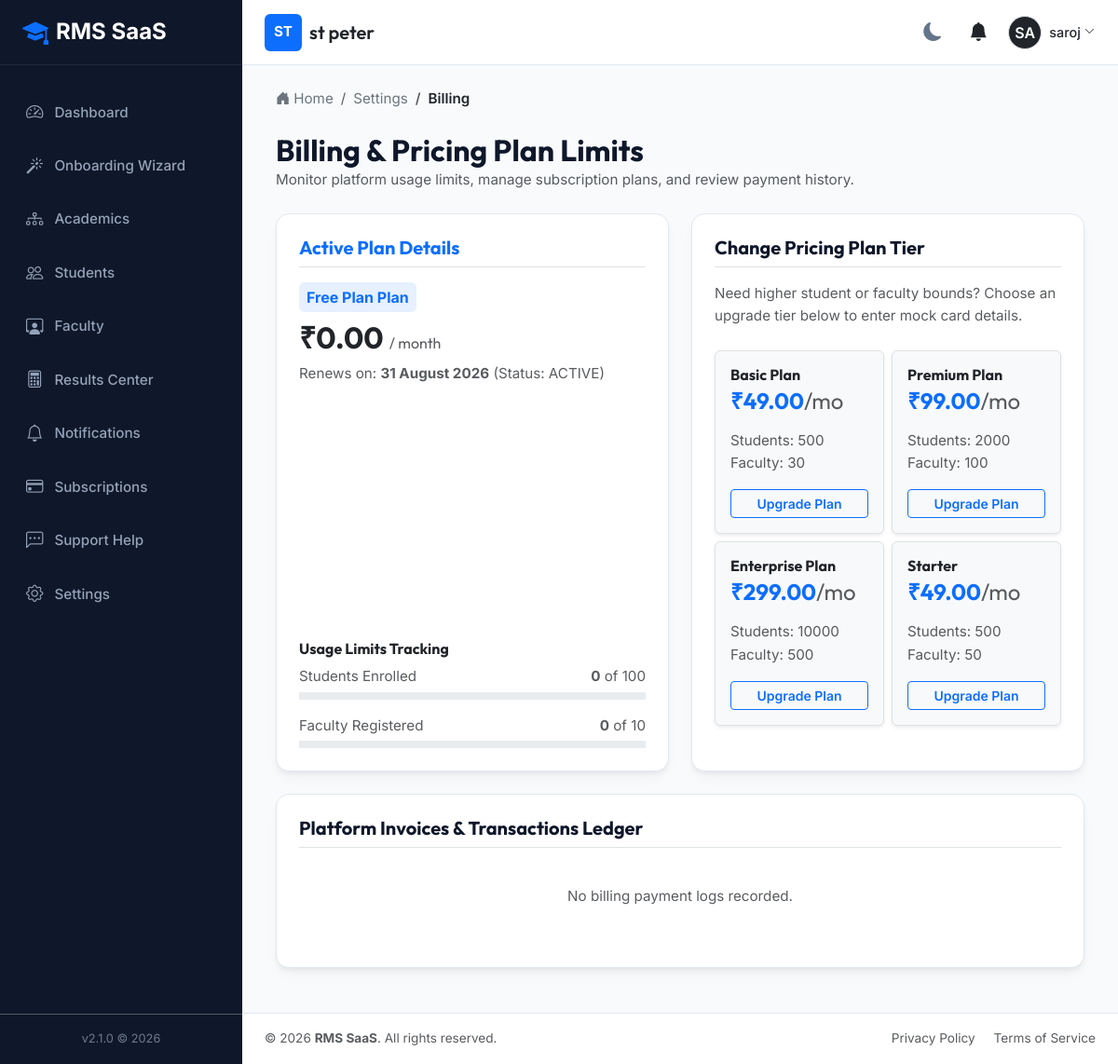
/billing/ (signed in), run on the app's committed database.
### tenants/models.py (models this page shows, shortened)
class Institution(models.Model):
    name = models.CharField(max_length=255)
    slug = models.SlugField(max_length=255, unique=True)
    contact_email = models.EmailField()
    contact_phone = models.CharField(max_length=20, blank=True, null=True)
    address = models.TextField(blank=True, null=True)
    logo = models.ImageField(upload_to='institution_logos/', blank=True, null=True)
    is_active = models.BooleanField(default=True)
    created_at = models.DateTimeField(auto_now_add=True)
    updated_at = models.DateTimeField(auto_now=True)

### accounts/models.py (models this page shows, shortened)
class User(AbstractUser):
    class Role(models.TextChoices):
        SUPER_ADMIN = 'SUPER_ADMIN', 'Super Admin'
        INSTITUTION_OWNER = 'INSTITUTION_OWNER', 'Institution Owner'
        INSTITUTION_ADMIN = 'INSTITUTION_ADMIN', 'Institution Admin'
        EXAM_CONTROLLER = 'EXAM_CONTROLLER', 'Examination Controller'
        HOD = 'HOD', 'Head of Department'
        FACULTY = 'FACULTY', 'Faculty'
        STUDENT = 'STUDENT', 'Student'
    role = models.CharField(max_length=30, choices=Role.choices, default=Role.STUDENT)
    institution = models.ForeignKey(
        'tenants.Institution',
        on_delete=models.SET_NULL,
        null=True,
        blank=True,
        related_name='users'
    )
    phone = models.CharField(max_length=20, blank=True, null=True)
    profile_picture = models.ImageField(upload_to='profile_pics/', blank=True, null=True)
    created_at = models.DateTimeField(auto_now_add=True)
    updated_at = models.DateTimeField(auto_now=True)
    @property
    def is_super_admin(self):
        return self.role == self.Role.SUPER_ADMIN or self.is_superuser
    @property
    def is_institution_admin(self):
        return self.role in [self.Role.INSTITUTION_OWNER, self.Role.INSTITUTION_ADMIN]

### subscriptions/models.py (models this page shows, shortened)
class Subscription(TenantModel):
    class BillingCycle(models.TextChoices):
        MONTHLY = 'MONTHLY', 'Monthly'
        YEARLY = 'YEARLY', 'Yearly'
    class Status(models.TextChoices):
        TRIAL = 'TRIAL', 'Trial Mode'
        ACTIVE = 'ACTIVE', 'Active Paid'
        PAST_DUE = 'PAST_DUE', 'Past Due / Unpaid'
        CANCELED = 'CANCELED', 'Canceled'
        SUSPENDED = 'SUSPENDED', 'Suspended'
    institution = models.OneToOneField(Institution, on_delete=models.CASCADE, related_name='subscription')
    plan = models.ForeignKey(Plan, on_delete=models.PROTECT, related_name='subscriptions')
    billing_cycle = models.CharField(max_length=20, choices=BillingCycle.choices, default=BillingCycle.MONTHLY)
    status = models.CharField(max_length=20, choices=Status.choices, default=Status.TRIAL)
    start_date = models.DateField()
    end_date = models.DateField()
    next_billing_date = models.DateField()
    is_trial = models.BooleanField(default=True)
    created_at = models.DateTimeField(auto_now_add=True)
    updated_at = models.DateTimeField(auto_now=True)

class Plan(models.Model):
    name = models.CharField(max_length=100)  # e.g., Starter, Growth, Professional, Enterprise
    student_limit = models.PositiveIntegerField(default=500)
    faculty_limit = models.PositiveIntegerField(default=50)
    storage_limit_gb = models.PositiveIntegerField(default=10)
    admin_limit = models.PositiveIntegerField(default=5)
    price_monthly = models.DecimalField(max_digits=10, decimal_places=2, default=0.0)
    price_yearly = models.DecimalField(max_digits=10, decimal_places=2, default=0.0)
    features = models.JSONField(default=list, blank=True)
    is_active = models.BooleanField(default=True)
    created_at = models.DateTimeField(auto_now_add=True)
    updated_at = models.DateTimeField(auto_now=True)

### academics/views.py (the view)
    def wrapper(request, *args, **kwargs):
        if not request.user.is_authenticated:
            return redirect('login')
        if not request.user.is_super_admin and not request.user.is_institution_admin:
            messages.error(request, "Permission Denied: Admin access required.")
            return redirect('dashboard')
        return view_func(request, *args, **kwargs)

### academics/views.py (called while the page is built)
def admin_required(view_func):
    def wrapper(request, *args, **kwargs):
        if not request.user.is_authenticated:
            return redirect('login')
        if not request.user.is_super_admin and not request.user.is_institution_admin:
            messages.error(request, "Permission Denied: Admin access required.")
            return redirect('dashboard')
        return view_func(request, *args, **kwargs)
    return wrapper

### notifications/context_processors.py (called while the page is built)
def unread_notifications(request):
    if request.user.is_authenticated:
        unread_notifications = Notification.objects.filter(user=request.user, is_read=False).order_by('-created_at')
        return {
            'unread_notifications': unread_notifications,
            'unread_notifications_list': unread_notifications,
            'unread_notifications_count': unread_notifications.count()
        }
    return {}

### tenants/context_processors.py (called while the page is built)
def institution_context(request):
    context = {
        'current_institution': None,
        'institution_settings': None
    }
    if request.user.is_authenticated and not request.user.is_super_admin:
        if request.user.institution:
            context['current_institution'] = request.user.institution
            try:
                context['institution_settings'] = request.user.institution.settings
            except Exception:
                context['institution_settings'] = None
    return context

### templates/subscriptions/billing_dashboard.html (shortened to what this page needs)
{% extends "base.html" %}
{% block content %}
<div class="mb-4">
    <h2 class="font-heading fw-bold m-0">Billing & Pricing Plan Limits</h2>
    <p class="text-muted m-0">Monitor platform usage limits, manage subscription plans, and review payment history.</p>
</div>
<div class="row g-4 mb-4">
    <div class="col-lg-6">
        <div class="rms-card p-4 h-100 d-flex flex-column">
            <h5 class="fw-bold font-heading mb-3 border-bottom pb-2 text-primary">Active Plan Details</h5>
            <div class="mb-4">
                <span class="badge bg-primary bg-opacity-10 text-primary p-2 fs-6 mb-2">{{ subscription.plan.name }} Plan</span>
                <h2 class="fw-bold text-dark">₹{{ subscription.plan.price_monthly }} <small class="text-muted fs-6 fw-normal">/ month</small></h2>
                <p class="text-muted fs-7 mt-1">Renews on: <strong>{{ subscription.end_date|date:"d F Y" }}</strong> (Status: {{ subscription.status }})</p>
            </div>
            <div class="mt-auto">
                <h6 class="fw-bold text-dark mb-2">Usage Limits Tracking</h6>
                <div class="mb-3">
                    <div class="d-flex justify-content-between fs-7 mb-1 text-muted">
                        <span>Students Enrolled</span>
                        <span><strong>{{ students_count }}</strong> of {{ subscription.plan.student_limit }}</span>
                    </div>
                    <div class="progress" style="height: 8px; border-radius: var(--radius-sm);">
                    </div>
                </div>
                <div>
                    <div class="d-flex justify-content-between fs-7 mb-1 text-muted">
                        <span>Faculty Registered</span>
                        <span><strong>{{ faculty_count }}</strong> of {{ subscription.plan.faculty_limit }}</span>
                    </div>
                    <div class="progress" style="height: 8px; border-radius: var(--radius-sm);">
                    </div>
                </div>
            </div>
        </div>
    </div>
    <div class="col-lg-6">
        <div class="rms-card p-4 h-100">
            <h5 class="fw-bold font-heading mb-3 border-bottom pb-2">Change Pricing Plan Tier</h5>
            <p class="text-muted fs-7 mb-4">Need higher student or faculty bounds? Choose an upgrade tier below to enter mock card details.</p>
            <div class="row g-2">
                {% for plan in plans %}
                    {% if plan.id != subscription.plan.id %}
                    <div class="col-md-6">
                        <div class="p-3 border rounded shadow-sm bg-light h-100 d-flex flex-column">
                            <h6 class="fw-bold text-dark mb-1">{{ plan.name }}</h6>
                            <h4 class="fw-bold text-primary mb-3">₹{{ plan.price_monthly }}<span class="fs-7 text-muted fw-normal">/mo</span></h4>
                            <ul class="list-unstyled fs-7 text-muted mb-3" style="line-height: 1.6;">
                                <li>Students: {{ plan.student_limit }}</li>
                                <li>Faculty: {{ plan.faculty_limit }}</li>
                            </ul>
                            <a href="{% url 'checkout_mock' plan.id %}" class="btn btn-outline-primary btn-sm fw-semibold w-100 mt-auto">
                                Upgrade Plan
                            </a>
                        </div>
                    </div>
                    {% endif %}
                {% endfor %}
            </div>
        </div>
    </div>
</div>
<div class="rms-card p-4">
    <h5 class="fw-bold font-heading mb-3 border-bottom pb-2">Platform Invoices & Transactions Ledger</h5>
    {% if payments %}
        <div class="rms-table-responsive">
            <table class="table rms-table align-middle">
                <thead>
                    <tr>
                        <th style="width: 80px;">#</th>
                        <th>Transaction Date</th>
                        <th>Transaction ID</th>
                        <th>Paid Amount</th>
                        <th>Status</th>
                        <th style="text-align: right; width: 140px;">Invoice</th>
                    </tr>
                </thead>
                <tbody>
                    {% for pay in payments %}
                    <tr>
                        <td>{{ forloop.counter }}</td>
                        <td>{{ pay.created_at|date:"d M Y H:i" }}</td>
                        <td><span class="font-monospace text-muted fs-7">{{ pay.transaction_id }}</span></td>
                        <td><strong class="text-success">₹{{ pay.amount }}</strong></td>
                        <td>
                            <span class="badge bg-success bg-opacity-10 text-success">Successful</span>
                        </td>
                        <td style="text-align: right;">
                            <button onclick="alert('GST invoice downloaded!')" class="btn btn-outline-secondary btn-sm"><i class="bi bi-file-earmark-arrow-down"></i> GST Invoice</button>
                        </td>
                    </tr>
                    {% endfor %}
                </tbody>
            </table>
        </div>
    {% else %}
        <p class="text-muted text-center py-4">No billing payment logs recorded.</p>
    {% endif %}
</div>
{% endblock %}

### templates/partials/navbar.html (shortened to what this page needs)
<nav class="app-navbar no-print">
    <div class="d-flex align-items-center">
        {% if current_institution %}
            <div class="d-flex align-items-center">
                {% if current_institution.logo %}
                    <img src="{{ current_institution.logo.url }}" alt="{{ current_institution.name }} Logo" height="40" class="me-2 rounded">
                {% else %}
                    <div class="bg-primary text-white d-flex align-items-center justify-content-center rounded me-2" style="width: 40px; height: 40px; font-weight: bold;">
                        {{ current_institution.name|slice:":2"|upper }}
                    </div>
                {% endif %}
                <div>
                    <h5 class="m-0 text-dark font-heading">{{ current_institution.name }}</h5>
                </div>
            </div>
        {% else %}
            <h5 class="m-0 text-dark font-heading">RMS SaaS Platform</h5>
        {% endif %}
    </div>
    <div class="d-flex align-items-center gap-3">
        <button class="theme-toggle-btn" id="theme-toggle" title="Toggle Theme">
            <i class="bi bi-moon-fill"></i>
        </button>
        <div class="dropdown">
            <button class="btn btn-link position-relative text-dark p-1" type="button" id="notificationDropdown" data-bs-toggle="dropdown" aria-expanded="false">
                <i class="bi bi-bell-fill fs-5"></i>
            </button>
        </div>
        <div class="dropdown">
            <button class="btn btn-link d-flex align-items-center text-decoration-none p-0 text-dark" type="button" id="userProfileDropdown" data-bs-toggle="dropdown" aria-expanded="false">
                {% if user.profile_picture %}
                    <img src="{{ user.profile_picture.url }}" alt="{{ user.username }}" width="36" height="36" class="rounded-circle border">
                {% else %}
                    <div class="bg-dark text-white rounded-circle d-flex align-items-center justify-content-center border" style="width: 36px; height: 36px; font-weight: 600;">
                        {{ user.username|slice:":2"|upper }}
                    </div>
                {% endif %}
                <span class="ms-2 d-none d-md-inline" style="font-size: 0.9rem; font-weight: 500;">{{ user.get_full_name|default:user.username }}</span>
                <i class="bi bi-chevron-down ms-1" style="font-size: 0.7rem;"></i>
            </button>
        </div>
    </div>
</nav>

### static/css/styles.css (style rules this page uses)
:root { --bg-primary: #f8fafc; --bg-secondary: #ffffff; --text-primary: #0f172a; --text-secondary: #64748b; --border-color: #e2e8f0; --card-shadow: 0 4px 6px -1px rgba(0, 0, 0, 0.05), 0 2px 4px -1px rgba(0, 0, 0, 0.02), 0 10px 15px -3px rgba(0, 0, 0, 0.03); --sidebar-bg: #0f172a; --sidebar-text: #94a3b8; --sidebar-active-bg: #1e293b; --sidebar-active-text: #ffffff; --primary: #4f46e5; --primary-hover: #4338ca; --success: #10b981; --warning: #f59e0b; --danger: #ef4444; --info: #06b6d4; --font-heading: 'Outfit', sans-serif; --font-body: 'Inter', sans-serif; --radius-lg: 14px; --radius-md: 10px; --transition-fast: 0.2s ease; }
body { background-color: var(--bg-primary); color: var(--text-primary); font-family: var(--font-body); font-size: 0.95rem; line-height: 1.6; transition: background-color var(--transition-fast), color var(--transition-fast); }
h1, h2, h3, h4, h5, h6 { font-family: var(--font-heading); font-weight: 600; }
.app-navbar { background-color: var(--bg-secondary); border-bottom: 1px solid var(--border-color); height: 70px; padding: 0 1.5rem; display: flex; align-items: center; justify-content: space-between; }
.rms-card { background-color: var(--bg-secondary); border: 1px solid var(--border-color); border-radius: var(--radius-lg); box-shadow: var(--card-shadow); padding: 1.5rem; margin-bottom: 1.5rem; transition: transform var(--transition-fast), box-shadow var(--transition-fast); }
.theme-toggle-btn { cursor: pointer; background: none; border: none; color: var(--text-secondary); font-size: 1.25rem; padding: 0.5rem; border-radius: 50%; display: flex; align-items: center; justify-content: center; transition: all var(--transition-fast); }

### data on the page
Institution: name "ST", name "st peter"
User: username "SA", get_full_name "saroj"
Subscription: plan.name "Free Plan", plan.price_monthly "0.00", end_date "31 August 2026", status "ACTIVE", plan.student_limit "100", plan.faculty_limit "10"
Plan: name "Basic Plan", price_monthly "49.00", student_limit "500", faculty_limit "30"
Plan: name "Premium Plan", price_monthly "99.00", student_limit "2000", faculty_limit "100"
Plan: name "Enterprise Plan", price_monthly "299.00", student_limit "10000", faculty_limit "500"
Plan: name "Starter", price_monthly "49.00", student_limit "500", faculty_limit "50"

### other printed values
{{ crumb.name }} "Settings"
{{ crumb.name }} "Billing"
{{ students_count }} "0"
{{ faculty_count }} "0"
